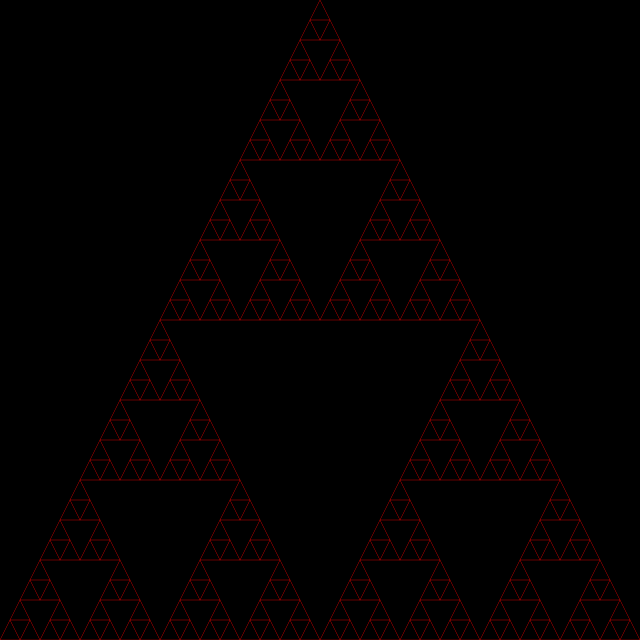

Reproduce this figure in Python.
import cairo


def figure_translate(ctx, x, y):
    ctx.translate(x, y)


def figure_scale(ctx, x, y):
    ctx.scale(x, y)


def draw_rectangle(ctx):
    ctx.set_source_rgb(1.0, 0.0, 0.0)
    # ctx.move_to(320, 100)
    ctx.move_to(w/2, 0)
    # ctx.line_to(550, 500)
    ctx.line_to(w, h)
    # ctx.line_to( 90, 500)
    ctx.line_to( 0, h)
    ctx.close_path()
    ctx.stroke()


def sierpinski(ctx, level ):
    if level == 0:
        ctx.set_line_width(10 + 1.5*level+1)
        draw_rectangle(ctx)

    else:
        ctx.save()

        figure_scale(ctx, 0.5, 0.5)

        # figura po lewej na dole
        figure_translate(ctx, 0, h)
        sierpinski(ctx, level - 1)

        #figura po prawej na dole
        figure_translate(ctx, w, 0)
        sierpinski(ctx, level - 1)

        # figura na gorze
        figure_translate(ctx, -w/2, -h)
        sierpinski(ctx, level - 1)

        ctx.restore()



if __name__ == '__main__':
    w = 640
    h = 640

    surf = cairo.ImageSurface(cairo.FORMAT_RGB24, w, h)
    # konieczna zmienna !!! poprzez przekazywanie cairo.Context(surf) za kazdym razem - nie dziala
    context = cairo.Context(surf)

    sierpinski(context, 5)
    surf.write_to_png("sierpinski.png")
